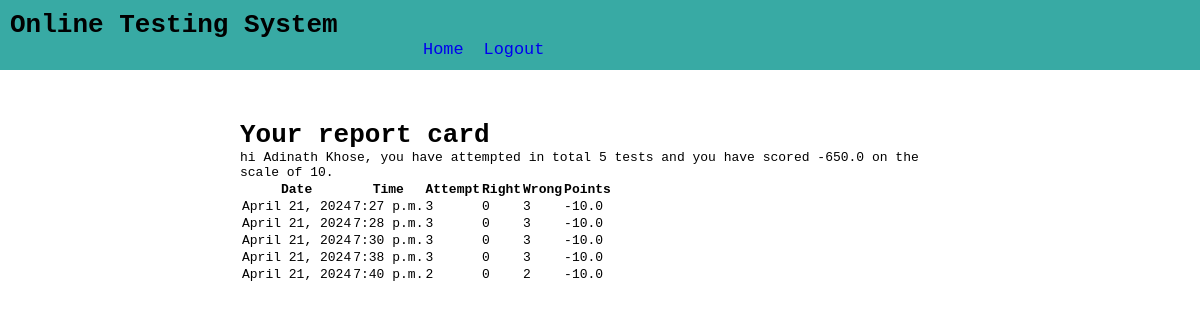
The page /test-history (signed in) on the database its author committed.
### OTS/models.py (models this page shows)
class Candidate(models.Model):
    username = models.CharField(primary_key=True,max_length=20)
    password = models.CharField(null=False,max_length=20)
    name = models.CharField(max_length=50)
    test_attempted = models.IntegerField(default=0)
    points = models.FloatField(default=0.0)

class Result(models.Model):
    result_id = models.BigAutoField(auto_created=True,primary_key=True)
    username = models.ForeignKey(Candidate,on_delete=models.CASCADE)
    date = models.DateField(auto_now=True)
    time = models.TimeField(auto_now=True)
    attempt = models.IntegerField()
    right = models.IntegerField()
    wrong = models.IntegerField()
    points = models.FloatField()

### OTS/views.py (the view)
# urls.py: path('test-history',testResultHistory,name='testHistory'),
def testResultHistory(request):
    if 'name' not in request.session.keys():
        res = HttpResponseRedirect('home')
    candidate = Candidate.objects.filter(username = request.session['username'])
    results = Result.objects.filter(username_id = candidate[0].username)
    context = {'candidate':candidate[0], 'results':results}
    res= render(request, 'candidate_history.html', context)
    return res

### OTS/templates/candidate_history.html (shortened to what this page needs)
{% extends 'main.html' %}
{%block top%}
<a href="{% url 'OTS:home' %}">Home</a>
<a href="{% url 'OTS:logout' %}">Logout</a>
{%endblock%}
{%block content%}
<h1>Your report card</h1>
<p>hi {{candidate.name}}, you have attempted in total {{candidate.test_attempted}} tests and you  have scored {{candidate.points}} on the scale of 10.</p>
<table>
    <tr>
        <th>Date</th>
        <th>Time</th>
        <th>Attempt</th>
        <th>Right</th>
        <th>Wrong</th>
        <th>Points</th>
    </tr>
    {% for r in results %}
    <tr>
        <td>{{r.date}}</td>
        <td>{{r.time}}</td>
        <td>{{r.attempt}}</td>
        <td>{{r.right}}</td>
        <td>{{r.wrong}}</td>
        <td>{{r.points}}</td>
    </tr>
    {% endfor %}
</table>
{%endblock%}

### OTS/static/theme.css (style rules this page uses)
* { font-family:monospace; margin: 0; padding: 0; }
.site-name a { font-size: 1.3rem; text-decoration: none; }

### rows shown on the page
Candidate: name "Adinath Khose", test_attempted "5", points "-650.0"
Result: date "April 21, 2024", time "7:27 p.m.", attempt "3", right "0", wrong "3", points "-10.0"
Result: date "April 21, 2024", time "7:28 p.m.", attempt "3", right "0", wrong "3", points "-10.0"
Result: date "April 21, 2024", time "7:30 p.m.", attempt "3", right "0", wrong "3", points "-10.0"
Result: date "April 21, 2024", time "7:38 p.m.", attempt "3", right "0", wrong "3", points "-10.0"
Result: date "April 21, 2024", time "7:40 p.m.", attempt "2", right "0", wrong "2", points "-10.0"
